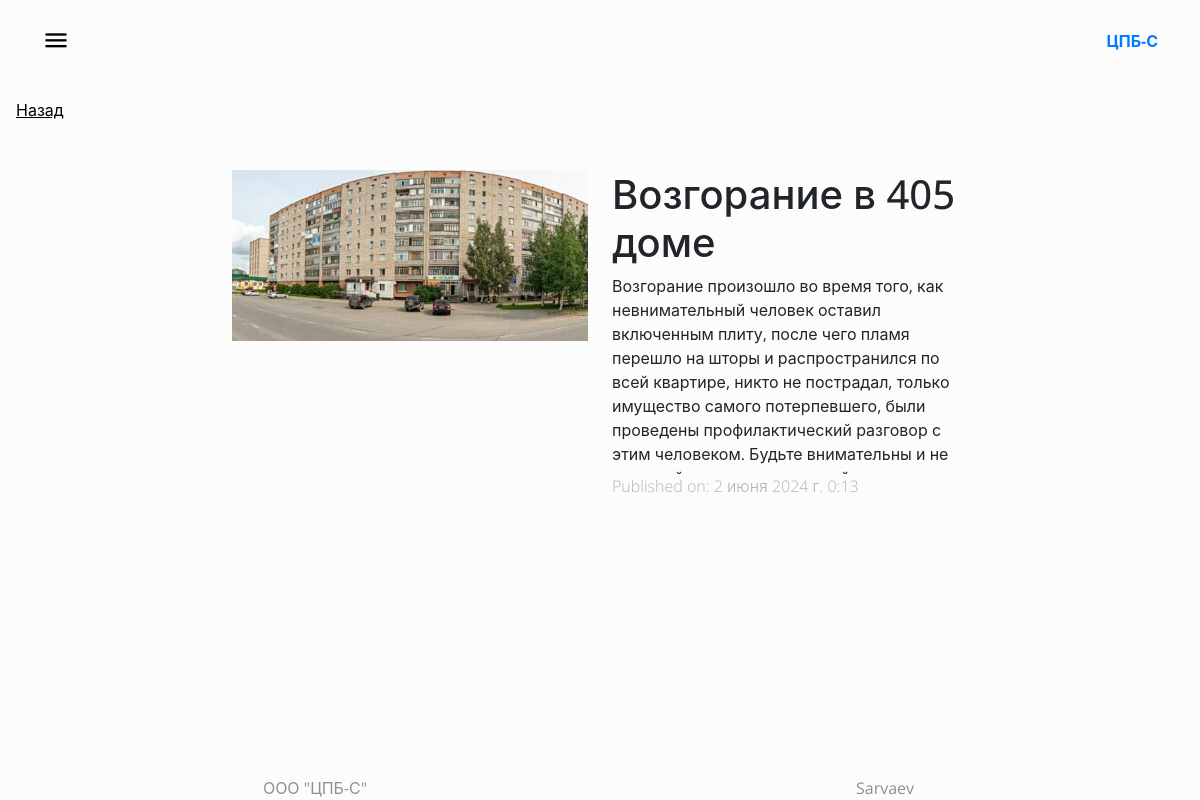
Screenshot of /news/9/ with the database file from the repository.
### main/models.py (models this page shows, shortened)
class News(models.Model):
    title = models.CharField(max_length=200)
    content = models.TextField()
    published_date = models.DateTimeField(auto_now_add=True)
    image = models.ImageField(upload_to='news_images/', blank=True, null=True)
    class Meta:
        verbose_name = "Новость"
        verbose_name_plural = "Новости"

### main/views.py (the view)
# urls.py: path('news/<int:pk>/', news_detail, name='news_detail'),
def news_detail(request, pk):
    news_item = get_object_or_404(News, pk=pk)
    return render(request, 'main/news_detail.html', {'news': news_item})

### main/templates/main/news_detail.html (shortened to what this page needs)
{% load static %}
<!doctype html>
<html lang="en">
<head>
    <link rel="stylesheet" href="{% static 'main/fonts/icomoon/style.css' %}">
    <link rel="stylesheet" href="{% static 'main/css/owl.carousel.min.css' %}">
    <link href="https://cdn.jsdelivr.net/npm/bootstrap@5.3.3/dist/css/bootstrap.min.css" rel="stylesheet"
>
    <link rel="stylesheet" href="{% static 'main/css/style.css' %}">
</head>
<body>
    <header class="site-navbar site-navbar-target py-4" role="banner">
        <div class="container">
            <div class="row align-items-center position-relative">
                <div class="col-3 ml-auto order-2 text-end">
                    <div class="site-logo">
                        <a href="/" class="fw-bold">ЦПБ-С</a>
                    </div>
                </div>
                <div class="col-9 order-1 text-left mr-auto">
                    <span class="d-inline-block d-lg-block"><a href="#"
                            class="text-black site-menu-toggle js-menu-toggle py-5"><span
                                class="icon-menu h3"></span></a></span>
                </div>
            </div>
        </div>
    </header>
    <body>
        <div class="content">
            <div class="site-wrapper">
                <a href="/news">
                    <div class="top-0 start-0 mt-3 ms-3" style="color: black; text-decoration: underline;">Назад</div>
                </a>
                <div class="container mt-5 content-wrapper">
                    <div class="row">
                        <div class="col-lg-8 mx-auto">
                            <div class="row">
                                {% if news.image %}
                                <div class="col-md-6">
                                    <img src="{{ news.image.url }}" alt="{{ news.title }}" class="img-fluid">
                                </div>
                                {% endif %}
                                <div class="col-md-6">
                                    <h1>{{ news.title }}</h1>
                                    <div>{{ news.content }}</div>
                                    <p>Published on: {{ news.published_date }}</p>
                                </div>
                            </div>
                        </div>
                    </div>
                </div>
            </div>
        </div>
        <footer class="opac container footer">
            <div class="d-flex row">
                <div class="col">
                    <div class="text-center">ООО "ЦПБ-С"</div>
                </div>
                <div class="col">
                    <div class="text-center">Sarvaev</div>
                </div>
            </div>
        </footer>
    </body>
</html>
</body>
</html>
</html>

### main/static/main/css/style.css (style rules this page uses)
body { font-family: "Open Sans", -apple-system, BlinkMacSystemFont, "Segoe UI", Roboto, "Helvetica Neue", Arial, "Noto Sans", sans-serif, "Apple Color Emoji", "Segoe UI Emoji", "Segoe UI Symbol", "Noto Color Emoji"; background-color: #fafafa70; position: relative; }
body:before { content: ""; position: absolute; top: 0; left: 0; right: 0; bottom: 0; background: rgba(0, 0, 0, 0.5); -webkit-transition: .3s all ease; -o-transition: .3s all ease; transition: .3s all ease; opacity: 0; visibility: hidden; z-index: 1; }
p { color: #b3b3b3; font-weight: 300; }
h1, h2, h3, h4, h5, h6, .h1, .h2, .h3, .h4, .h5, .h6 { font-family: "Open Sans", -apple-system, BlinkMacSystemFont, "Segoe UI", Roboto, "Helvetica Neue", Arial, "Noto Sans", sans-serif, "Apple Color Emoji", "Segoe UI Emoji", "Segoe UI Symbol", "Noto Color Emoji"; }
a { -webkit-transition: .3s all ease; -o-transition: .3s all ease; transition: .3s all ease; }
a, a:hover { text-decoration: none !important; }
.site-navbar { margin-bottom: 0px; z-index: 1999; position: relative; top: 0; width: 100%; padding: 1rem; }
.site-navbar .site-logo { margin: 0; padding: 0; font-size: 1rem; }
.site-navbar .site-logo a { text-transform: uppercase; color: #007bff; font-family: "Open Sans", -apple-system, BlinkMacSystemFont, "Segoe UI", Roboto, "Helvetica Neue", Arial, "Noto Sans", sans-serif, "Apple Color Emoji", "Segoe UI Emoji", "Segoe UI Symbol", "Noto Color Emoji"; }
.opac { opacity: 50%; margin-top: 10em; }
html, body { height: 100%; margin: 0; }
body { display: flex; flex-direction: column; min-height: 100vh; }
.content { flex: 1; }

### main/templates/main/news_detail.html (style rules this page uses)
.col-md-6 div { max-height: 200px; overflow: auto; word-wrap: break-word; }

### rows the page displays
News: image (picture), title "Возгорание в 405 доме", content "Возгорание произошло во время того, как невнимательный человек оставил включенным плиту, после чего пламя перешло на шторы и распространился по всей квартире, никто не пострадал, только имущество самого потерпевшего, были проведены профилактический разговор с этим человеком. Будьте внимательны и не…", published_date "2 июня 2024 г. 0:13"
